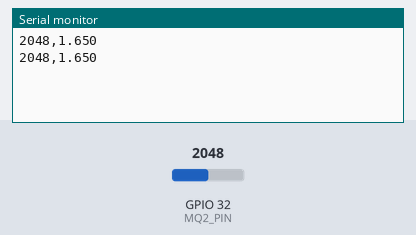
This sketch was run on a simulated ESP32. Shown: the last lines printed to the serial monitor. Inputs (shaded band) come from the test bench; at power-on: GPIO 32 (MQ2_PIN) = 2048 (analog values on the 0–4095 scale).

Above: at 11.2 s.
11.3 s: GPIO 32 (MQ2_PIN) set to 2866
At 12.6 s:
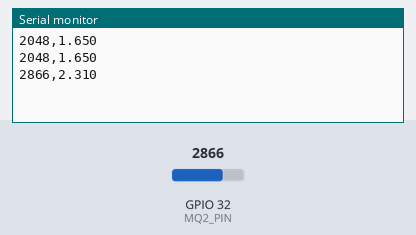
12.8 s: GPIO 32 (MQ2_PIN) set to 3603
At 13.8 s:
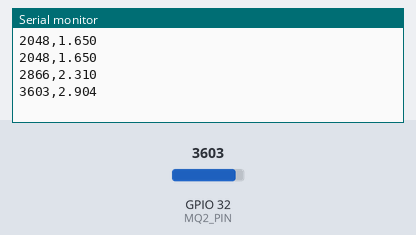
Timing chart, 0 to 15.8 s (numbered marks = the images above; inputs shaded):
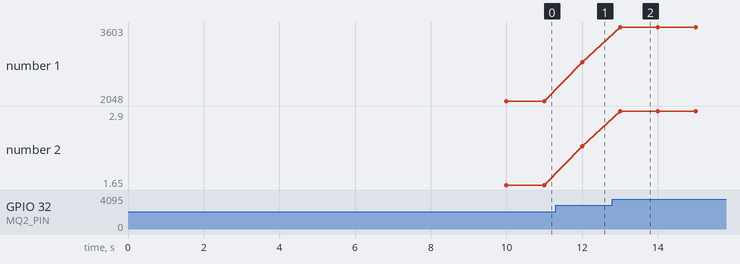

Measured:
- after the input at 11.3 s, the serial monitor: prints a new line after 0.70 s (image 1)
- after the input at 12.8 s, the serial monitor: prints a new line after 0.20 s (image 2)
- plotted number 1: 2048 → 2866 after the input at 11.3 s, 2866 → 3603 after the input at 12.8 s
- plotted number 2: 1.65 → 2.31 after the input at 11.3 s, 2.31 → 2.9 after the input at 12.8 s

The sketch:

MQ_2Sensor.ino
```cpp
#define MQ2_PIN 32

void setup() {
  Serial.begin(115200);

  analogReadResolution(12);
  analogSetAttenuation(ADC_11db);

  delay(10000); // MQ-2 warm-up
}

void loop() {
  int raw = analogRead(MQ2_PIN);
  float voltage = raw * (3.3 / 4095.0);

  Serial.print(raw);
  Serial.print(",");
  Serial.println(voltage, 3);

  delay(1000);
}
```
